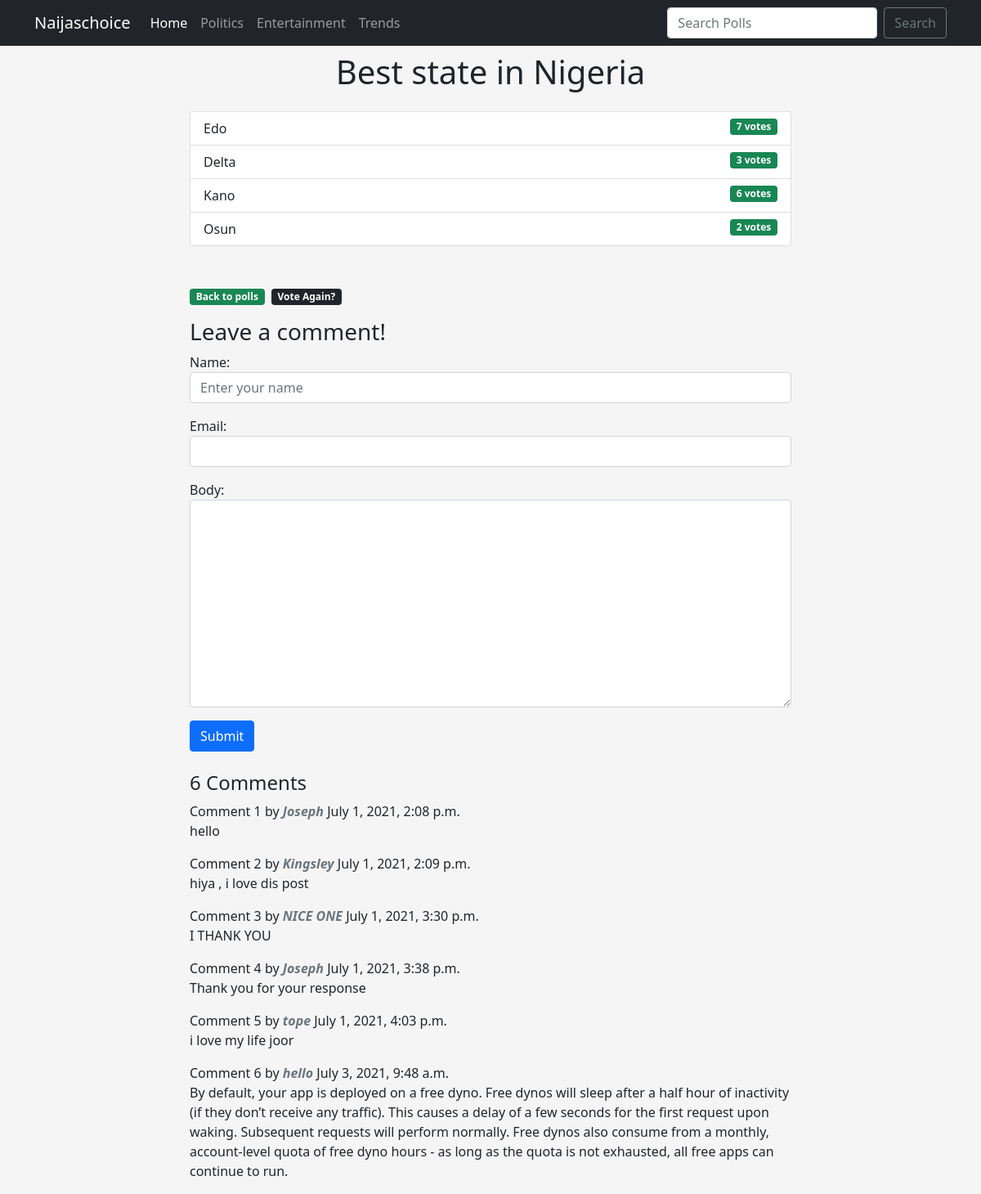
/2/results/, run on an earlier commit of the app's database.
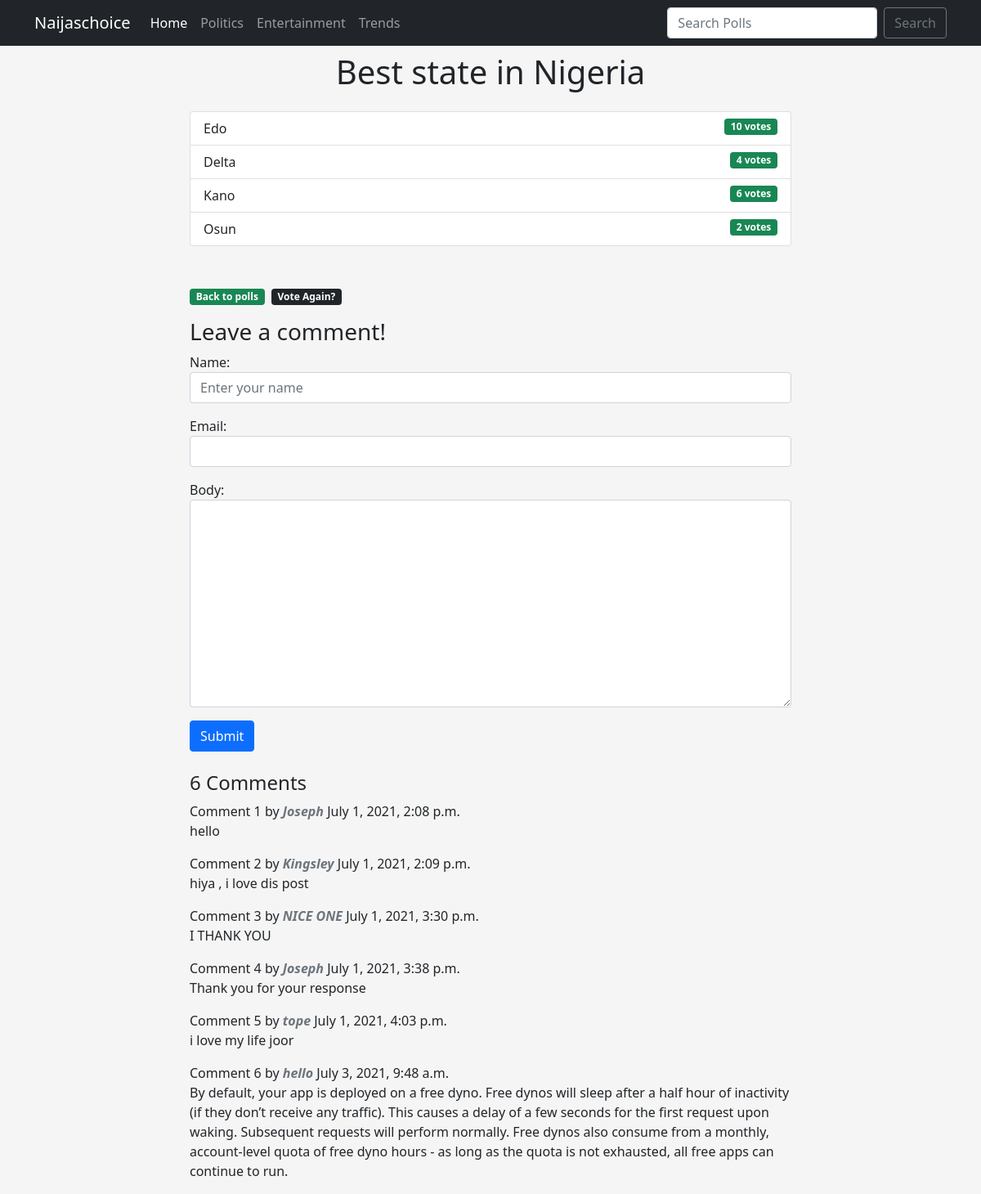
And on a later commit of the database.
### polls/models.py (models this page shows, shortened)
class Choice(models.Model):
    question = models.ForeignKey(Question, on_delete=models.CASCADE)
    choice_text = models.CharField(max_length=200)
    votes = models.IntegerField(default=0)

### polls/views.py (the view)
# urls.py: path('<int:question_id>/results/', views.results, name='results'),
def results(request, question_id):
    question = get_object_or_404(Question, pk=question_id)
    comments = question.comments.filter(active=True)
    new_comment = None
    if request.method == 'POST':
        form = CommentForm(data=request.POST)
        if form.is_valid():
            new_comment = form.save(commit=False)
            new_comment.question = question
            new_comment.save()
    else:
        form = CommentForm()
    return render(request, 'polls/results.html', {'question': question,
                                                  'form': form, 'new_comment': new_comment, 'comments': comments})

### polls/forms.py
class CommentForm(forms.ModelForm):
    name = forms.CharField(widget=forms.TextInput(
        attrs={'class': 'form-control', 'placeholder': 'Enter your name'}))
    email = forms.EmailField(widget=forms.TextInput(
        attrs={'class': 'form-control'}))
    body = forms.CharField(widget=forms.Textarea(
        attrs={'class': 'form-control'}))
    class Meta:
        model = Comments
        fields = ('name', 'email', 'body')

### templates/polls/results.html (shortened to what this page needs)
{% extends 'base.html' %}
{% block content %}
<h1 class="mb-4 text-center mt-1">{{ question.question_title}}</h1>
<ul class="list-group mb-5">
    {% for choice in question.choice_set.all %}
    <li class="list-group-item">
        {{choice.choice_text}} <span class="badge bg-success float-end">
            {{ choice.votes }} vote{{ choice.votes |pluralize }}
        </span>
    </li>
    {% endfor %}
</ul>
<div class="row">
    <div class="share-col m-auto col-sm-12 col-md-6 justify-content-sm-start gap-2 mt-1">
        <a class="badge bg-success text-decoration-none" href="{% url 'index' %}">Back to polls</a>
        <a class="badge bg-dark text-decoration-none" href="{% url 'detail' question.id%}">Vote Again? </a>
    </div>
        {% load social_share %}
</div>
<div class="mb-4  mt-3">
    <div>
        {% if new_comment %}
        <div class="alert alert-success" role="alert">
            Your comment is awaiting moderation
        </div>
        {% else %}
        <h3>Leave a comment!</h3>
        <form method="POST" class="form-group">
            {{ form.as_p }}
            <button type="submit" class="btn btn-primary" value="Post a reply">Submit</button>
        </form>
        {% endif %}
    </div>
</div>
<div class="mt-4">
    <h4 >
        {{ question.comments.count }} Comment{{ question.comments.count |pluralize }}
    </h4>
</div>
{% for question in question.comments.all %}
<div class="comments">
    <div>
        Comment {{ forloop.counter }} by <span class="text-muted fw-bold fst-italic">{{ question.name }}</span>
        <span class="fw-lighter">{{ question.created_on }}</span>
    </div>
       <p>{{ question.body  }}</p>
</div>
{% endfor %}
</div>
</div>
</div>
{% endblock %}

What changed in the data, as far as the page shows it:
changed Choice "Edo": votes "7" → "10"
changed Choice "Delta": votes "3" → "4"
